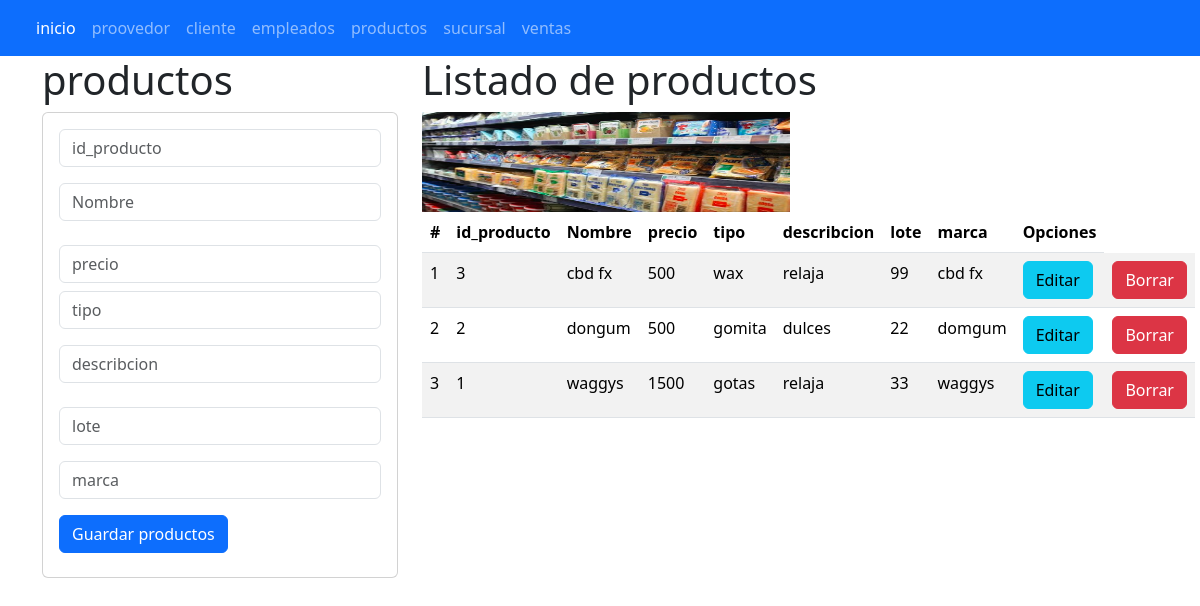
The page /productos on the database its author committed.
### producto_app/models.py (models this page shows, shortened)
class producto(models.Model):
    id_producto = models.CharField(primary_key=True,max_length=6)
    nombre = models.CharField(max_length=45)
    precio = models.CharField(max_length=45)
    tipo = models.CharField(max_length=45)
    describcion = models.CharField(max_length=45)
    lote = models.CharField(max_length=100)
    marca = models.CharField(max_length=15)

### producto_app/views.py (the view)
# urls.py: path("productos",views.inicio_vistaproductos,name="productos"),
def inicio_vistaproductos(request):
    losproductos = producto.objects.all()
    return render(request,"gestionarproducto.html",{"misproducto":losproductos})

### producto_app/templates/gestionarproducto.html
{% extends "base.html" %}
{% block cuerpo %}
{% load static %}
 <div class="row">
   <div class="col-sm-12 col-md-4 col-lg-4 col-xl-4">
    <h1>productos</h1>
    <div class="card">
      <div class="card-body">
        <form action="registrarproducto/" method="POST"> {% csrf_token %}
          <div class="form-group">
            <input type="text" id="txtidproducto" name="txtidproducto" placeholder="id_producto" minlength="1" maxlength="6" class="form-control" required>
          </div>
          <div class="form-group py-3">
            <input type="text" id="txtnombre" name="txtnombre" placeholder="Nombre " maxlength="45" class="form-control" required>
          </div>
          <div class="form-group py-2">
            <input type="text" id="txtprecio" name="txtprecio" placeholder="precio" maxlength="100" class="form-control" required>
          </div>
          <div class="form-group">
            <input type="text" id="txttipo" name="txttipo" placeholder="tipo" maxlength="45" class="form-control" required>
          </div>
          <div class="form-group py-3">
            <input type="text" id="txtdescribcion" name="txtdescribcion" placeholder="describcion" maxlength="15" class="form-control" required>
          </div>
          <div class="form-group py-2">
            <input type="text" id="txtlote" name="txtlote" placeholder="lote" maxlength="45" class="form-control" required>
          </div>
          <div class="form-group py-2">
            <input type="text" id="txtmarca" name="txtmarca" placeholder="marca" maxlength="45" class="form-control" required>
          </div>
          <div class="form-group py-2">
            <button type="submit" class="btn btn-primary">Guardar productos</button>
          </div>
        </form>
      </div>
    </div>
   </div>
   <div class="col-sm-12 col-md-8 col-lg-8 col-xl-8">
   <h1>Listado de productos</h1>
   <img class="w-50" src="{% static 'img/productos.png' %}" alt="nava" width="100" height="100"/>
  <table class="table table-striped">
    <thead>
      <tr>
        <th scope="col">#</th>
        <th scope="col">id_producto</th>
        <th scope="col">Nombre</th>
        <th scope="col">precio</th>
        <th scope="col">tipo</th>
        <th scope="col">describcion</th>
        <th scope="col">lote</th>
        <th scope="col">marca</th>
        <th>Opciones</th>
      </tr>
    </thead>
    <tbody>
      {% for m in misproducto %}
      <tr>
        <td> {{forloop.counter}} </td>
        <td> {{m.id_producto}} </td>
        <td> {{m.nombre}} </td>
        <td> {{m.precio}} </td>
        <td> {{m.tipo}} </td>
        <td> {{m.describcion}} </td>
        <td> {{m.lote}} </td>
        <td> {{m.marca}} </td>
        <td> <a href="seleccionarproducto/{{m.id_producto}}" class="btn btn-info"> Editar</a> </td>
        <td> <a href="borrarproducto/{{m.id_producto}}" class="btn btn-danger"> Borrar</a> </td>
      </tr>
      {% endfor %}
    </tbody>
  </table>
 </div>
{% endblock %}

### rows shown on the page
producto: id_producto "3", nombre "cbd fx", precio "500", tipo "wax", describcion "relaja", lote "99", marca "cbd fx"
producto: id_producto "2", nombre "dongum", precio "500", tipo "gomita", describcion "dulces", lote "22", marca "domgum"
producto: id_producto "1", nombre "waggys", precio "1500", tipo "gotas", describcion "relaja", lote "33", marca "waggys"
